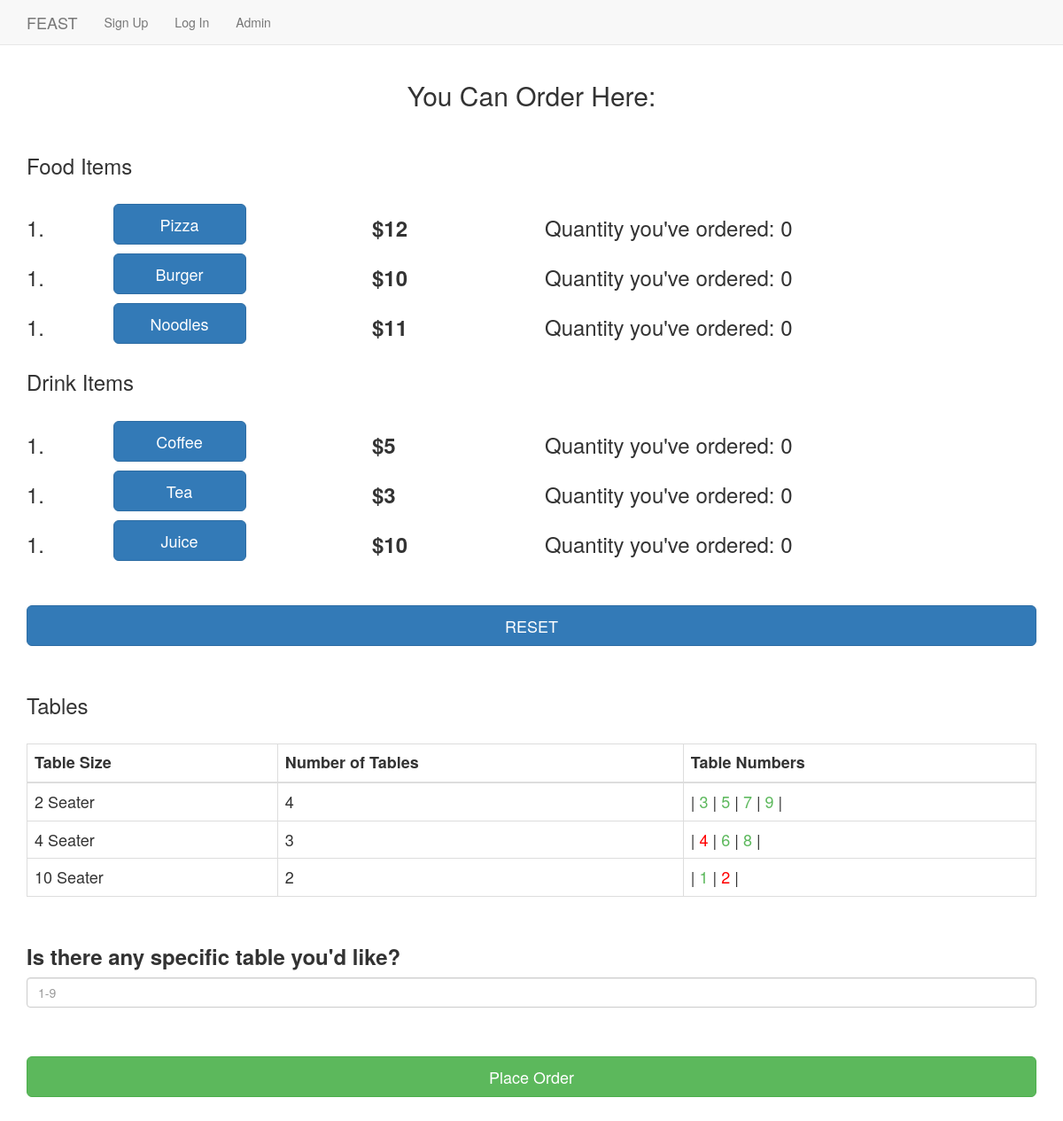
The page /order/ on the database its author committed.
### restaurant/models.py (models this page shows, shortened)
class food_item(models.Model):
    name = models.CharField(max_length=264)
    price = models.PositiveSmallIntegerField(default=0)

class drink_item(models.Model):
    name = models.CharField(max_length=264)
    price = models.PositiveSmallIntegerField(default=0)

class table(models.Model):
    table_num = models.IntegerField(default=0)
    is_occupied = models.BooleanField(default=False)
    seats = models.IntegerField(default=0)

### restaurant/views.py (the view, shortened to what this page needs)
# urls.py: url(r'^order/',views.order,name='order'),
def order(request):
    if request.method == "GET":
        return render(request,'restaurant/order.html',{"food_items":food_item.objects.all(),"drink_items":drink_item.objects.all(),"seats_2":table.objects.filter(seats=2),"seats_4":table.objects.filter(seats=4),"seats_10":table.objects.filter(seats=10)})

### templates/restaurant/order.html (shortened to what this page needs)
<!DOCTYPE html>
{% extends 'restaurant/base.html' %}
{% block body_block %}
  <h2 class="lmao">You Can Order Here:</h2>
  <br>
  <h3>Food Items</h3><br>
  {% for item in food_items %}
  <div class="row">
    <div class="col-md-1 col-xs-1">
        <p class="q">1.</p>
    </div>
    <div class="col-md-3 col-xs-3">
      <button type="button" onclick="increment('{{ item.name }}_qty')" class="btn btn-default btn-lg btnstyle btn-primary" name="{{ item.name }}">{{ item.name }}</button>
    </div>
    <div class="col-md-2 col-xs-2">
      <label class="labels" for="{{ item.name }}">${{item.price}}</label>
    </div>
    <div class="col-md-6 col-xs-6">
      <p class="q">Quantity you've ordered: <span class="zero" id="{{ item.name }}_qty">0</span></p>
    </div>
  </div>
  {% endfor %}
  <h3>Drink Items</h3><br>
  {% for item in drink_items %}
  <div class="row">
    <div class="col-md-1 col-xs-1">
      <p class="q">1.</p>
    </div>
    <div class="col-md-3 col-xs-3">
      <button type="button" onclick="increment('{{ item.name }}_qty')" class="btn btn-default btn-lg btnstyle btn-primary" name="{{ item.name }}">{{ item.name }}</button>
    </div>
    <div class="col-md-2 col-xs-2">
      <label class="labels" for="{{ item.name }}">${{ item.price }}</label>
    </div>
    <div class="col-md-6 col-xs-6">
      <p class="q">Quantity you've ordered: <span class="zero" id="{{ item.name }}_qty">0</span></p>
    </div>
  </div>
  {% endfor %}
  <br><br>
  <button type="button" onclick="zero()" class="btn btn-default btn-lg btn-primary btn-block col-md-12 " name="reset">RESET</button>
  <br><br><br><br>
  <h3>Tables</h3><br>
  <table class="table table-bordered table-hover">
    <thead>
      <th>Table Size</th>
      <th>Number of Tables</th>
      <th>Table Numbers</th>
    </thead>
    <tr>
      <td>2 Seater</td>
      <td>{{ seats_2|length }}</td>
      <td>
        | {% for table in seats_2 %}
            {% if table.is_occupied %}
              <span style="color:red;">{{ table.table_num }} </span>|
            {% else %}
              <span style="color:#5cb85c;">{{ table.table_num }} </span>|
            {% endif %}
          {% endfor %}
      </td>
    </tr>
    <tr>
      <td>4 Seater</td>
      <td>{{ seats_4|length }}</td>
      <td>
        | {% for table in seats_4 %}
            {% if table.is_occupied %}
              <span style="color:red;">{{ table.table_num }} </span>|
            {% else %}
              <span style="color:#5cb85c;">{{ table.table_num }} </span>|
            {% endif %}
          {% endfor %}
      </td>
    </tr>
    <tr>
      <td>10 Seater</td>
      <td>{{ seats_10|length }}</td>
      <td>
        | {% for table in seats_10 %}
            {% if table.is_occupied %}
              <span style="color:red;">{{ table.table_num }} </span>|
            {% else %}
              <span style="color:#5cb85c;">{{ table.table_num }} </span>|
            {% endif %}
          {% endfor %}
      </td>
    </tr>
  </table>
  <br>
  <div class="form-group">
    <label for="tablenum" class="labels">Is there any specific table you'd like?</label><br>
    <input id="input_table_num" type="number" name="tablenum" class="form-control" placeholder="1-9" max="9" min="1">
  </div>
  <br><br>
  <div class="form-group">
    <input onclick="submit_form()" class="btn btn-default btn-lg btn-success btn-block" name="placeorder" value="Place Order">
  </div>
  <br><br><br><br><br><br>
{% endblock %}

### static/css/mystyle.css (style rules this page uses)
.btnstyle { width: 150px; }
.labels { height: 46px; font-size: 24px; padding: 10px 0px; text-align: center; }
.q { height: 46px; font-size: 24px; padding: 10px 0px; }
table { font-size: 18px; }
.lmao { text-align: center; }

### rows shown on the page
food_item: name "Pizza", price "12"
food_item: name "Burger", price "10"
food_item: name "Noodles", price "11"
drink_item: name "Coffee", price "5"
drink_item: name "Tea", price "3"
drink_item: name "Juice", price "10"
table: table_num "3"
table: table_num "5"
table: table_num "7"
table: table_num "9"
table: table_num "4"
table: table_num "6"
table: table_num "8"
table: table_num "1"
table: table_num "2"

### other values the page prints
{{ seats_2|length }} "4"
{{ seats_4|length }} "3"
{{ seats_10|length }} "2"
